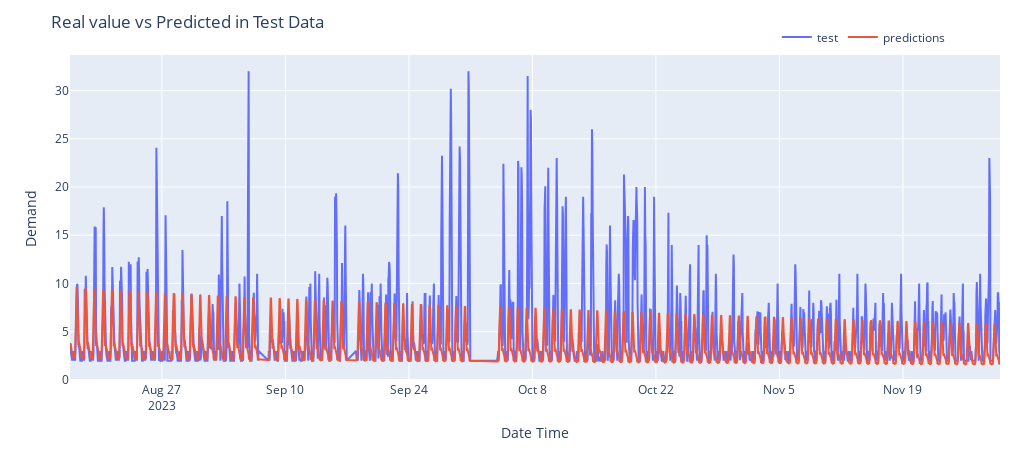

The notebook cell saved with this chart:
### Code cell
forecast = model_fit.get_forecast(steps=len(test))

forecast_mean = forecast.predicted_mean

sarimax_mae = mean_absolute_error(np.expm1(test["Demanda_kWh"]), np.expm1(forecast_mean))
print(f'SARIMAX Forecast MAE: {sarimax_mae:.4f}')
plotPredictions(test["Date"], np.expm1(forecast_mean), np.expm1(test["Demanda_kWh"]))

### Figure 1 — Plotly figure (JSON) as saved in the notebook; plotly's stock layout.template omitted (floating-point values rounded to 4 significant figures; data arrays with more than 128 entries replaced by an {"elided": "..."} marker saying what was removed)
{"data": [{"mode": "lines", "name": "test", "type": "scatter", "x": {"elided": "2410 str values"}, "y": {"elided": "2410 float values"}}, {"mode": "lines", "name": "predictions", "type": "scatter", "x": {"elided": "2410 str values"}, "y": {"elided": "2410 float values"}}], "layout": {"height": 450, "legend": {"orientation": "h", "x": 0.76, "xanchor": "left", "y": 1.1, "yanchor": "top"}, "margin": {"b": 20, "l": 70, "r": 20, "t": 55}, "title": {"text": "Real value vs Predicted in Test Data"}, "width": 1020, "xaxis": {"title": {"text": "Date Time"}}, "yaxis": {"title": {"text": "Demand"}}}}
